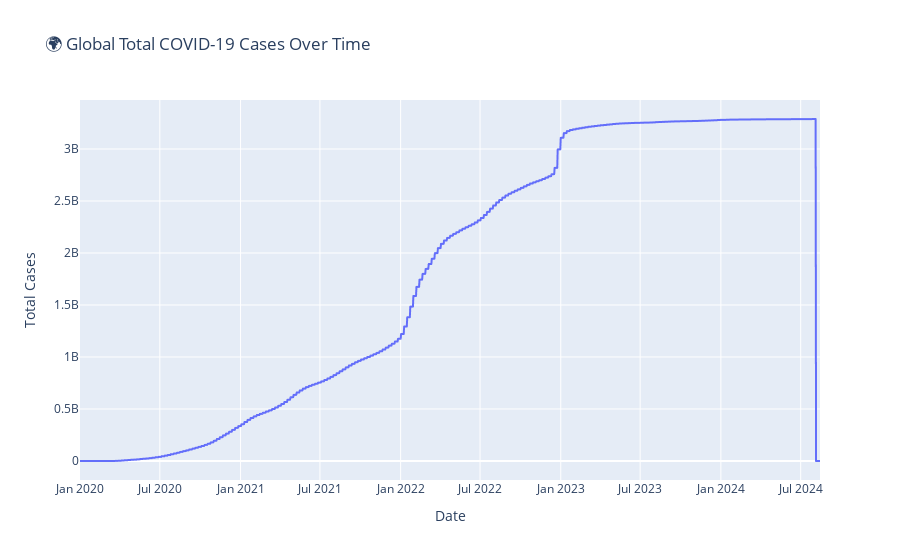

Here is the notebook cell this chart was saved with:
### Code cell
#2️⃣ Global trend of total cases over time
# Sum total cases by date
global_cases = df.groupby('date')['total_cases'].sum().reset_index()

fig = px.line(global_cases,
              x='date',
              y='total_cases',
              title='🌍 Global Total COVID-19 Cases Over Time',
              labels={'total_cases': 'Total Cases', 'date': 'Date'})

fig.show()

### Figure 1 — Plotly figure (JSON) as saved in the notebook; plotly's stock layout.template omitted (floating-point values rounded to 4 significant figures; data arrays with more than 128 entries replaced by an {"elided": "..."} marker saying what was removed)
{"data": [{"hovertemplate": "Date=%{x}<br>Total Cases=%{y}<extra></extra>", "legendgroup": "", "line": {"color": "#636efa", "dash": "solid"}, "marker": {"symbol": "circle"}, "mode": "lines", "name": "", "showlegend": false, "type": "scattergl", "x": {"elided": "1688 str values"}, "xaxis": "x", "y": {"elided": "1688 float values"}, "yaxis": "y"}], "layout": {"legend": {"tracegroupgap": 0}, "title": {"text": "🌍 Global Total COVID-19 Cases Over Time"}, "xaxis": {"anchor": "y", "domain": [0, 1], "title": {"text": "Date"}}, "yaxis": {"anchor": "x", "domain": [0, 1], "title": {"text": "Total Cases"}}}}
